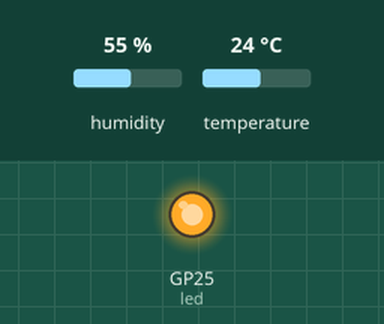
Recording of a program running on a simulated Raspberry Pi Pico running MicroPython. Parts: output pins drawn as LEDs (lit = HIGH). The inputs (shaded band) are chosen by the test bench; at power-on: humidity 55 %, temperature 24 °C. What the program prints to the serial console is not drawn.

Above: at 0.32 s.
At 3.0 s:
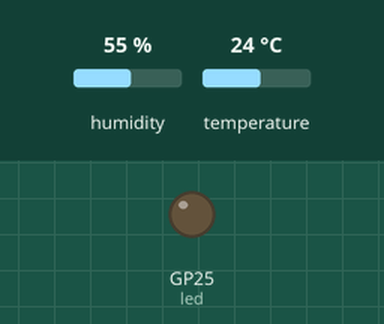
Timing chart, 0 to 7.0 s (numbered marks = the images above):
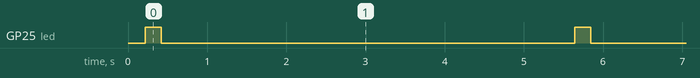

The program:

temp.py
```python
'''
 Demonstrates RPI Pico DHT22 (AM2302) temperature / Humidity sensor measurement

 # DHT22 library is available at
 # https://github.com/danjperron/PicoDHT22

 # DHT22 Sensor pins
 * DHT22 Pin 1 to 3V3
 * DHT22 Pin 2 to GPIO2
 * DHT22 Pin 3 to NC
 * DHT22 Pin 4 to GND
  '''

from machine import Pin
from DHT22 import DHT22
import time

#Initialize the onboard LED as output
led = Pin(25, Pin.OUT)

# Initialize DHT22
dht22 = DHT22(Pin(4,Pin.IN,Pin.PULL_UP))

while True:
    T, H = dht22.read()
    #Write Humidity value. Convert the humidity into two decimal places.
    print(str('H: ' +"{:0.1f}".format(H)+ "%"), str('T: ' +"{:0.1f}".format(T)+ "C"))

    led.toggle()
    time.sleep_ms(200)
    led.value(T>30)

    # Wait for Five seconds. Then proceed to collect next sensor reading.
    time.sleep_ms(5000)
```

Measured:
- by itself, GP25 (led): alternates HIGH for 0.20 s and LOW for 5.2 s
